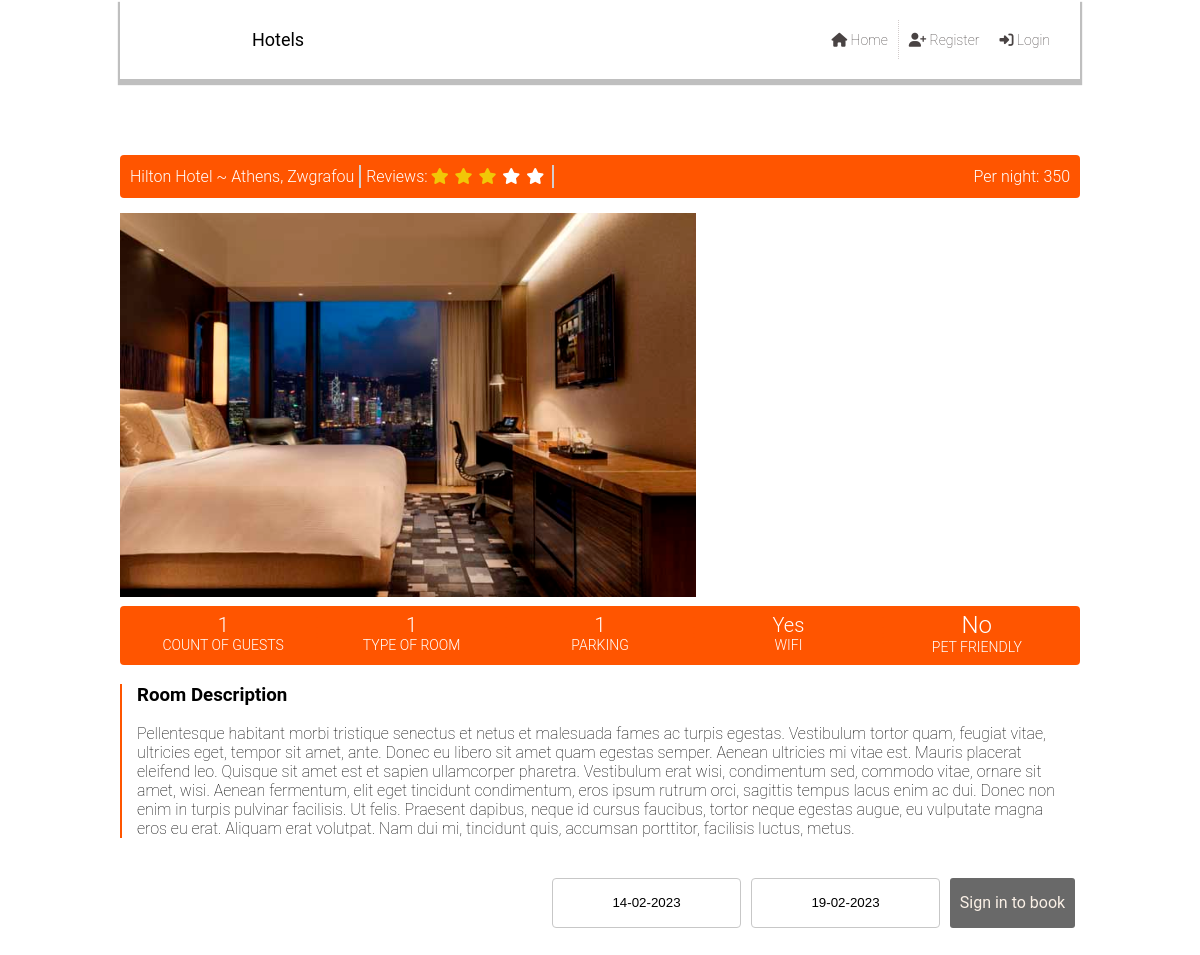
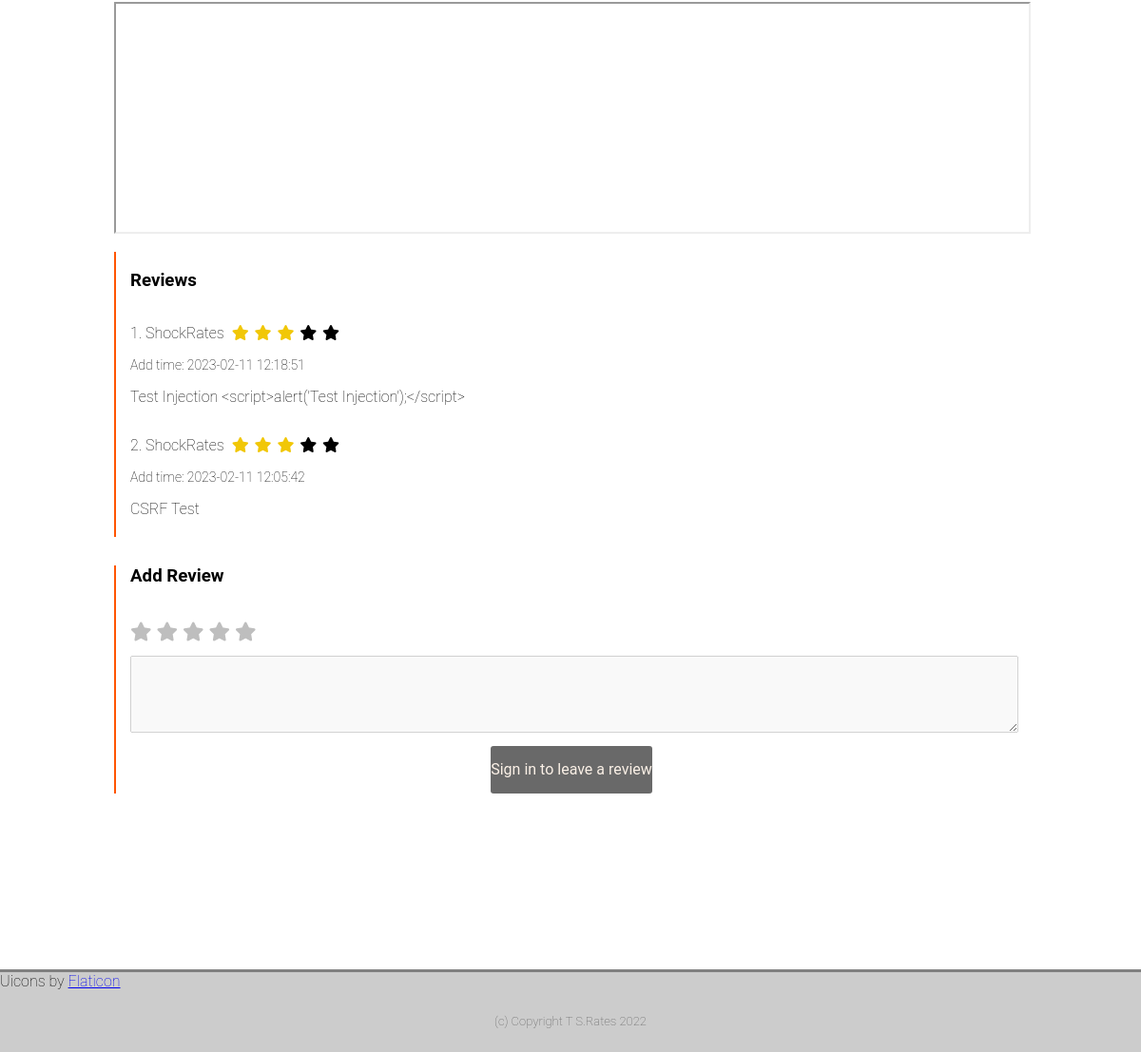
Screenshot of /room.php?room_id=1 with the database file from the repository (2 pictures, top to bottom).
### tables this page shows
CREATE TABLE `room` (
  `room_id` int(10) UNSIGNED NOT NULL,
  `type_id` int(10) UNSIGNED NOT NULL,
  `name` varchar(250) NOT NULL,
  `city` varchar(250) NOT NULL,
  `area` varchar(250) NOT NULL,
  `photo_url` varchar(250) NOT NULL,
  `count_of_guests` int(10) UNSIGNED NOT NULL,
  `price` int(10) UNSIGNED NOT NULL,
  `address` varchar(250) NOT NULL,
  `location_lat` decimal(10,7) NOT NULL,
  `location_long` decimal(10,7) NOT NULL,
  `description_short` varchar(250) NOT NULL,
  `description_long` text NOT NULL,
  `parking` tinyint(1) NOT NULL,
  `wifi` tinyint(1) NOT NULL,
  `pet_friendly` tinyint(1) NOT NULL,
  `avg_reviews` decimal(10,7) DEFAULT NULL,
  `count_reviews` int(10) UNSIGNED DEFAULT 0,
  `created_time` timestamp NOT NULL DEFAULT current_timestamp(),
  `updated_time` timestamp NOT NULL DEFAULT current_timestamp() ON UPDATE current_timestamp()
);

CREATE TABLE `review` (
  `review_id` int(10) UNSIGNED NOT NULL,
  `room_id` int(10) UNSIGNED NOT NULL,
  `user_id` int(10) UNSIGNED DEFAULT NULL,
  `rate` int(10) UNSIGNED NOT NULL,
  `comment` varchar(250) DEFAULT NULL,
  `created_time` timestamp NOT NULL DEFAULT current_timestamp(),
  `updated_time` timestamp NOT NULL DEFAULT current_timestamp() ON UPDATE current_timestamp()
);

CREATE TABLE `user` (
  `user_id` int(10) UNSIGNED NOT NULL,
  `name` varchar(250) NOT NULL,
  `email` varchar(250) NOT NULL,
  `password` text NOT NULL,
  `created_time` timestamp NOT NULL DEFAULT current_timestamp(),
  `updated_time` timestamp NOT NULL DEFAULT current_timestamp() ON UPDATE current_timestamp()
);

### boot/boot.php (called while the page is built, shortened)
<?php
spl_autoload_register(function($className) {
	$file = __DIR__ . '\\..\\app\\' . $className . '.php';
	$file = str_replace('\\', DIRECTORY_SEPARATOR, $file);
});

### app/Hotel/Room.php (called while the page is built, shortened)
<?php
class Room extends BaseService
{
    public function get($roomId){
        $parameters = [
        ':room_id' => $roomId,
        ];
        $sql = 'SELECT * FROM room WHERE room_id = :room_id';
        $room = $this->fetch($sql, $parameters);
        return $room;
    }
}

### app/Hotel/BaseService.php (called while the page is built, shortened)
<?php
class BaseService
{
    private static $pdo;
    protected function initilizePdo(){
        if (!empty(self::$pdo)) {
            return;
        }
        $config = Configuration::getInstance();
        $db = $config->getConfig()['database'];
        try {
            self::$pdo = new PDO(sprintf('mysql:host=%s;dbname=%s;charset=UTF8', $db['host'], $db['dbname']), $db['username'], $db['password'], [PDO::MYSQL_ATTR_INIT_COMMAND => "SET NAMES 'UTF8'"]);
        } catch (\PDOException $ex) {
            throw new \Exception(sprintf('Could not connect to database: %s with User:%s. Error: %s',$db['dbname'], $db['username'], $ex->getMessage()));
        }
    }
    protected function fetchAll($sql, $parameters = [], $type = PDO::FETCH_ASSOC)
    {
        $statement = $this->getPdo()->prepare($sql);
        foreach ($parameters as $key => $value) {
            $statement->bindValue($key, $value, is_int($value) ? PDO::PARAM_INT : PDO::PARAM_STR);
        }
        $status = $statement->execute();
        $allRecords = $statement->fetchAll($type);
        return $allRecords;
    }
    protected function fetch($sql, $parameters = [], $type = PDO::FETCH_ASSOC)
    {
        $statement = $this->getPdo()->prepare($sql);
        foreach ($parameters as $key => $value) {
            $statement->bindValue($key, $value, is_int($value) ? PDO::PARAM_INT : PDO::PARAM_STR);
        }
        $status = $statement->execute();
        $record = $statement->fetch($type);
        return $record;
    }
    protected function getPdo(){
        return self::$pdo;
    }
}

### app/Hotel/Booking.php (called while the page is built, shortened)
<?php
class Booking extends BaseService
{
    public function isBooked($roomId, $fromDate, $toDate)
    {
        $parameters = [
            ':room_id' => $roomId,
            ':checkInDate'=> (new DateTime($fromDate))->format(DateTime::ATOM),
            ':checkOutDate' => (new DateTime($toDate))->format(DateTime::ATOM),
        ];
        $sql = 'SELECT * FROM booking WHERE check_in_date <= :checkOutDate AND check_out_date >= :checkInDate AND room_id = :room_id';
        $allRecords = $this->fetchAll($sql, $parameters);
        return count($allRecords) > 0;
    }
}

### app/Hotel/Review.php (called while the page is built, shortened)
<?php
class Review extends BaseService
{
    public function getReviewsByRoom($roomId)
    {
        $parameters = [
            ':room_id' => $roomId,
        ];
        $sql = 'SELECT review.*, user.name as user_name  FROM review INNER JOIN user ON review.user_id = user.user_id WHERE room_id = :room_id ORDER BY created_time DESC';
        $room = $this->fetchAll($sql, $parameters);
        return $room;
    }
}

### public/room.php (the view, shortened to what this page needs)
<?php
    require __DIR__.'/../boot/boot.php';
    $room = new Room();
    $review = new Review();
    $roomId = $_REQUEST['room_id'];
    $roomInfo = $room->get($roomId);
    $checkInDate =isset($_REQUEST['check_in_date']) ? $_REQUEST['check_in_date'] : date('d-m-Y');
    $checkOutDate =isset($_REQUEST['check_out_date']) ? $_REQUEST['check_out_date'] : date('d-m-Y',strtotime('+ 5 days'));
    $booked = empty($checkInDate) || empty($checkOutDate);
    if (!$booked) {
        $booking = new Booking();
        $booked = $booking->isBooked($roomId, $checkInDate, $checkOutDate);
    }
    $userId  = User::getCurrentUserId();
    $roomReviews = $review->getReviewsByRoom($roomId);
?>
<!DOCTYPE html>
<html lang="en">
<head>
    <link rel="stylesheet" href="assets/css/room.css">
    <link rel="stylesheet" href="//code.jquery.com/ui/1.13.2/themes/base/jquery-ui.css">
</head>
<body>
<?php include "components/navbar.php";?>
    <main>
        <div class="container">
            <div class="room">
                <div class="room-details">
                    <div class="room-details-left">
                        <div class="room-hotel-info">
                            <?=htmlentities(sprintf('%s  ~  %s, %s ', $roomInfo['name'], $roomInfo['city'], $roomInfo['area']))?>
                        </div>
                        <div class="rating-reviews">
                            <span>Reviews:</span>
                            <ul class="star-reviews">
                            <?php
                                $roomAvgRview = $roomInfo['avg_reviews'];
                                for ($i=1; $i <= 5; $i++) {
                                   if ($roomAvgRview >= $i){
                            ?>
                              <li class="fa fa-star is-active"></li>
                            <?php
                                   }else{
                            ?>
                                <li class="fa fa-star"></li>
                            <?php
                                 }
                                }
                            ?>
                            </ul>
                        </div>
                    </div>
                    <div class="room-details-right">
                        <div class="price">
                            Per night: <?=$roomInfo['price']?>
                        </div>
                    </div>
                </div>
                <div class="room-image">
                    <img src="assets/images/rooms/<?=$roomInfo['photo_url']?>" alt="room-1">
                </div>
                <div class="room-details">
                    <div class="room-data">
                        <i class="fi fi-ss-users-alt"> <?=htmlentities($roomInfo['count_of_guests'])?></i>
                        <p>COUNT OF GUESTS</p>
                    </div>
                    <div class="room-data">
                        <i class="fi fi-ss-bed"> <?=htmlentities($roomInfo['room_id'])?></i>
                        <p>TYPE OF ROOM</p>
                     </div>
                     <div class="room-data">
                        <i class="fi fi-ss-garage-car"><?=htmlentities($roomInfo['parking'])?></i>
                        <p>PARKING</p>
                     </div>
                     <div class="room-data">
                        <i class="fi fi-ss-signal-alt-2"> <?=( $roomInfo['wifi']) ? 'Yes' : 'No' ;?></i>
                        <p>WIFI</p>
                     </div>
                     <div class="room-data">
                        <p><?=( $roomInfo['pet_friendly']) ? 'Yes' : 'No' ;?></p>
                        <p>PET FRIENDLY</p>
                     </div>
                </div>
                <div class="room-description border-left">
                    <h3>Room Description</h3>
                    <p>
                        <?=htmlentities($roomInfo['description_long'])?>
                    </p>
                </div>
                <div class="room-booking">
                        <form action="actions/book.php" class="bookingForm" name="bookingForm" method="post">
                            <input type="text" name="check_in_date" id="check_in_date" value="<?=$checkInDate?>">
                            <input type="text" name="check_out_date" id="check_out_date" value="<?=$checkOutDate?>">
                            <?php
                                if ($userId) {
                            ?>
                            <button type="submit" <?=($booked) ? "hidden" : "" ;?>>Book Now</button>
                            <?php
                                } else {
                            ?>
                            <button disabled type="submit" <?=($booked) ? "hidden" : "" ;?>>Sign in to book</button>
                            <?php
                                }
                            ?>
                        </form>
                </div>
                <br/>
                <iframe src = "https://maps.google.com/maps?q=<?=$roomInfo['location_lat']?>,<?=$roomInfo['location_long']?>&hl=es;z=14&amp;output=embed"></iframe>
                <br/>
                <div class="room-review-list border-left" id="room-review-list">
                    <h3>Reviews</h3>
                    <div id="review-list">
                        <?php
                            foreach ($roomReviews as $counter => $roomReview) {
                        ?>
                        <?php include "components/review.php";?>
                        <?php
                            }
                        ?>
                    </div>
                </div>
                <div class="my-rating border-left">
                    <h3>Add Review</h3>
                    <br>
                    <form name="reviewForm" id="reviewForm" action="actions/review.php" method="post">
                        <div class="star-rating">
                            <label for="star5" class="my-star fa fa-star star-5" data-star="5" title="text"></label>
                            <label for="star4" class="my-star fa fa-star star-4" data-star="4" title="text"></label>
                            <label for="star3" class="my-star fa fa-star star-3" data-star="3" title="text"></label>
                            <label for="star2" class="my-star fa fa-star star-2" data-star="2" title="text"></label>
                            <label for="star1" class="my-star fa fa-star star-1" data-star="1" title="text"></label>
                        </div>
                        <div class="user-comment">
                            <textarea <?=(!isset($userId)) ? "disabled" : "" ;?> name="userComment"  id="userComment" cols="25" rows="5" required></textarea>
                        </div>
                        <div class="action">
                            <input name="submit" id="submitButton" type="submit" value="<?=(!isset($userId)) ? "Sign in to leave a review" : "Submit Review" ;?>" <?=(!isset($userId)) ? "disabled" : "" ;?>>
                        </div>
                    </form>
                </div>
            </div>
        </div>
    </main>
    <footer>
        Uicons by <a href="https://www.flaticon.com/uicons">Flaticon</a>
        <p>(c) Copyright T S.Rates 2022</p>
    </footer>
</body>
</html>

### public/components/review.php
<div class="room-user-review">
    <div class="user-rating">
        <p>
            <span class="review-counter"><?=$counter+1?>.</span>
            <span><?=htmlentities($roomReview['user_name'])?></span>
        </p>
        <div>
            <ul class="star-reviews">
            <?php
                for ($i=1; $i <= 5; $i++) {
                    if ($roomReview['rate'] >= $i){
            ?>
            <li class="fa fa-star is-active"></li>
            <?php
                    }else{
            ?>
                <li class="fa fa-star"></li>
            <?php
                    }
                }
            ?>
            </ul>
        </div>
    </div>
    <div class="time-added">
        <p>Add time: <?=htmlentities($roomReview['created_time'])?></p >
    </div>
    <div class="user-comment">
        <p><?=htmlentities($roomReview['comment'])?></p>
    </div>
</div>

### rows the page displays
room: name+city+area "Hilton Hotel ~ Athens, Zwgrafou", price "350", photo_url (picture), count_of_guests "1", room_id "1", parking "1", description_long "Pellentesque habitant morbi tristique senectus et netus et malesuada fames ac turpis egestas. Vestibulum tortor quam, feugiat vitae, ultricies eget, tempor sit amet, ante. Donec eu libero sit amet quam egestas semper. Aenean ultricies mi vitae est. Mauris placerat eleifend leo. Quisque sit amet est et sapien ullamcorper pharetra. Vestibulum erat wisi, condimentum sed, commodo vitae, ornare sit amet, wisi. Aenean fermentum, elit eget tincidunt condimentum, eros ipsum rutrum orci, sagittis tempus lacus enim ac dui. Donec non enim in turpis pulvinar facilisis. Ut felis. Praesent dapibus, neque id cursus faucibus, tortor neque egestas augue, eu vulputate magna eros eu erat. Aliquam erat…"
review: counter "1", user.name "ShockRates", rate 3 (drawn), created_time "2023-02-11 12:18:51", comment "Test Injection <script>alert('Test Injection');</script>"
review: counter "2", user.name "ShockRates", rate 3 (drawn), created_time "2023-02-11 12:05:42", comment "CSRF Test"
